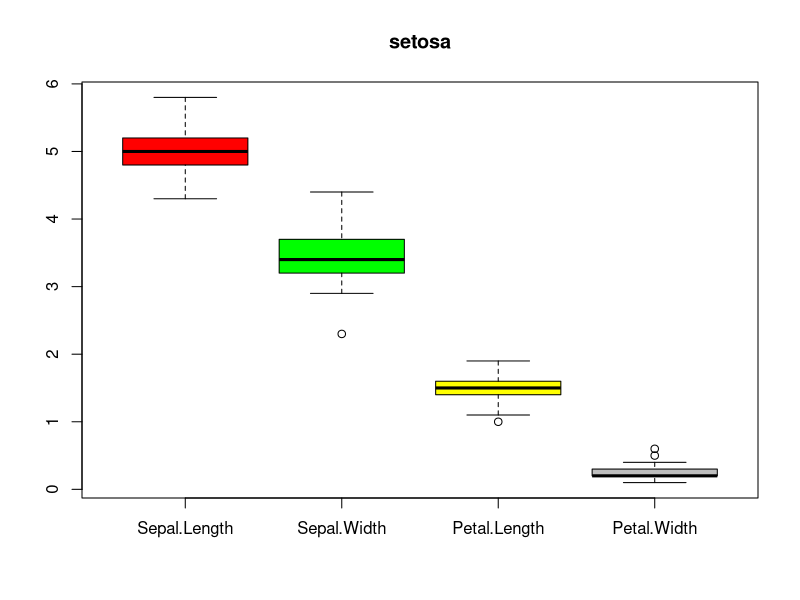
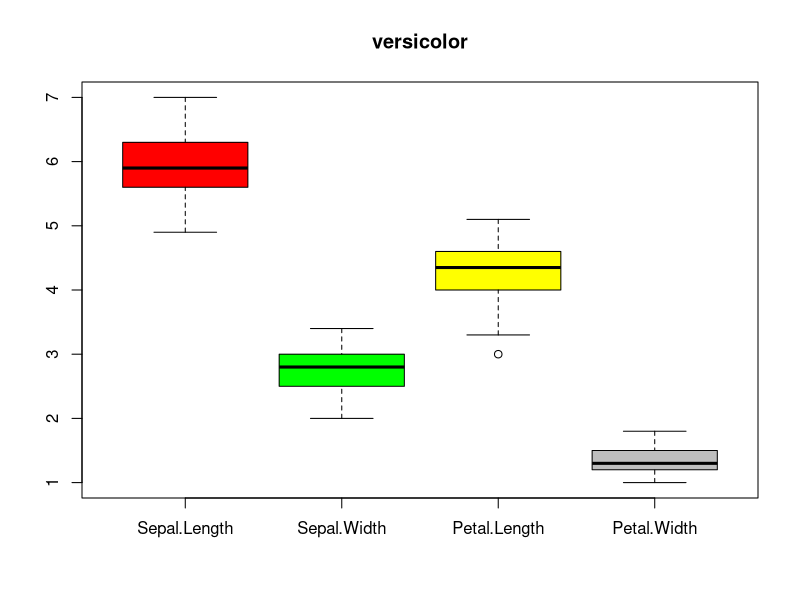
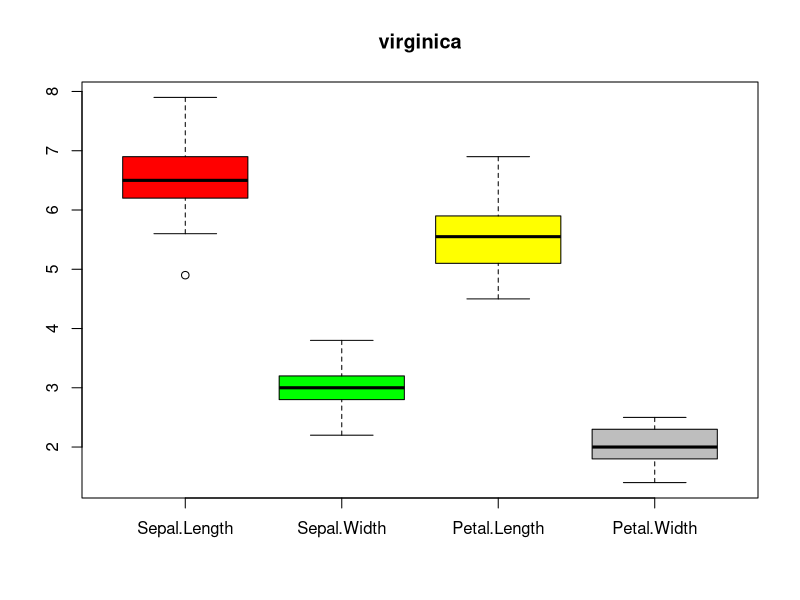
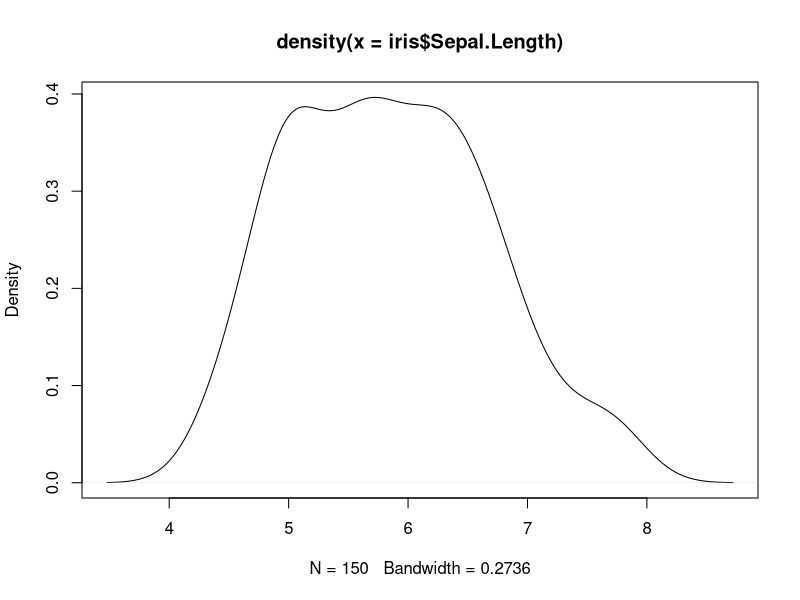
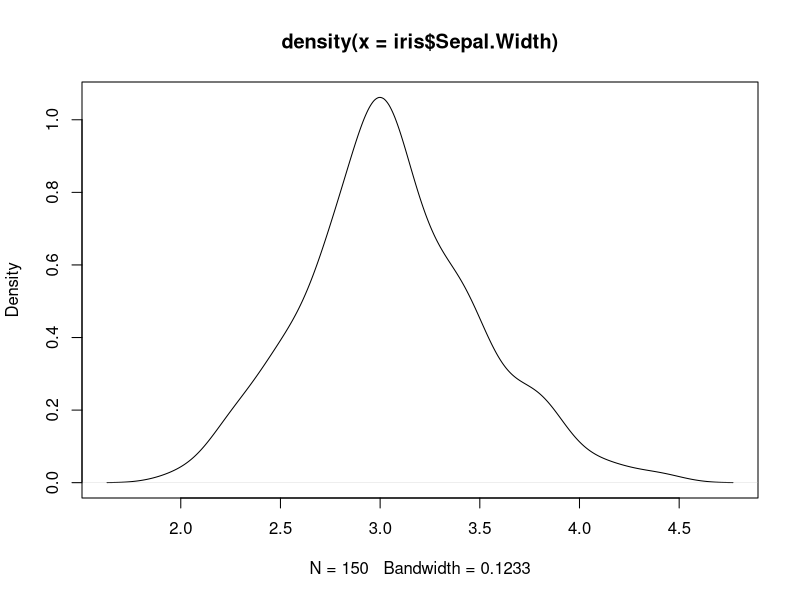
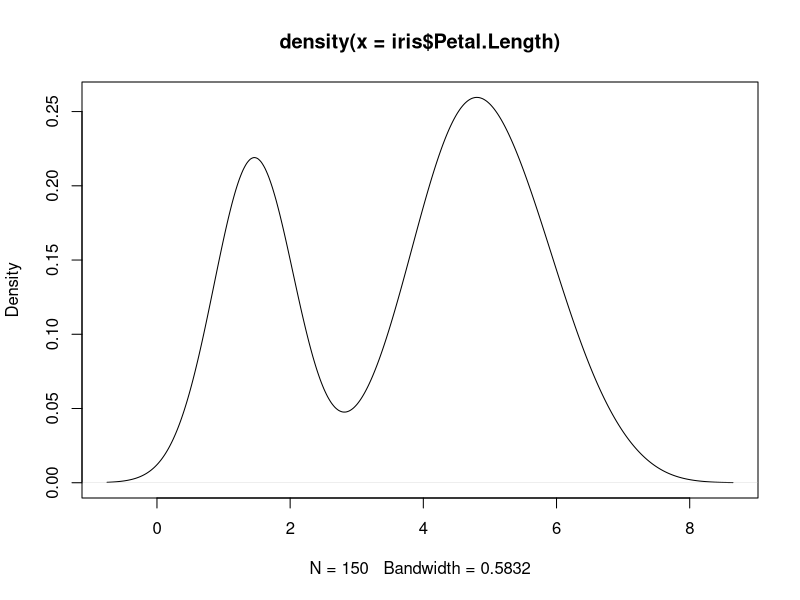
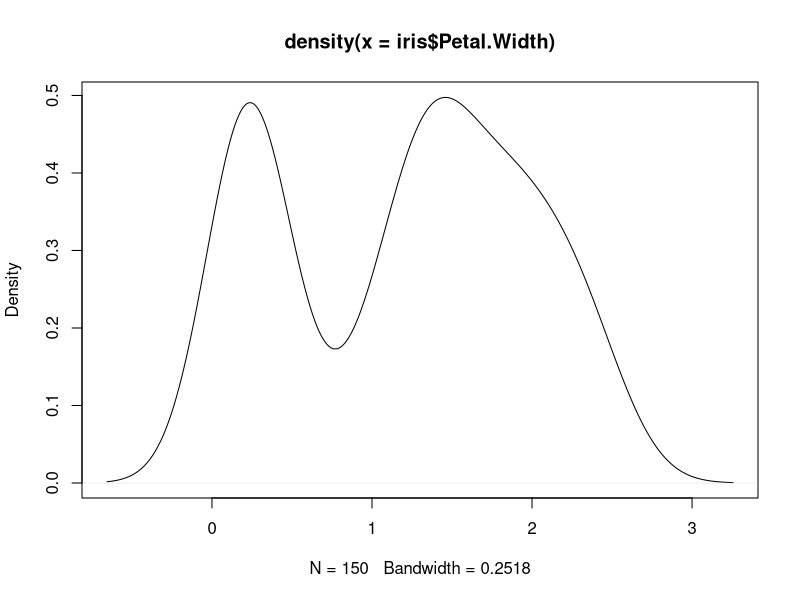
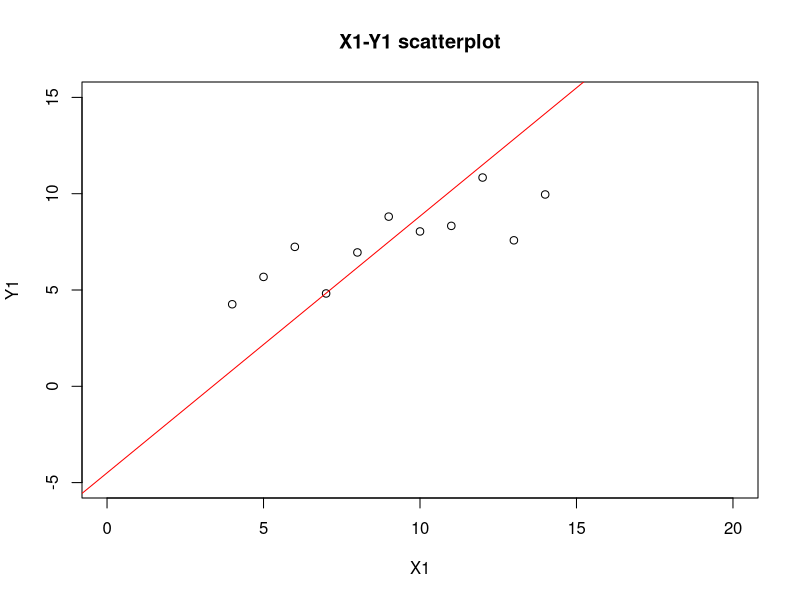

These figures' R source, in order:
#Ex1
# A : DONE
# B (Shinho): Need explanation - done
# C (Baldo): Which differences do you observe? What could be a possible explanation? - done
# D (Shinho): labeling

#Ex2 (Omar)
# A : labeling & comments
# B : In which cases does the linear regression line give a good fit to the data?
#  On the basis of the scatter plots, describe the relationship/dependence between and for each data set.


#======================================================
#Ex 1
#task A
iris
colnames(iris)[1:4]

setosa <- iris[iris$Species == 'setosa',]
versicolor <- iris[iris$Species == 'versicolor',]
virginica <- iris[iris$Species == 'virginica',]
boxplot(setosa[1:4], main="setosa", col=c("red","green","yellow","gray"), names=colnames(iris)[1:4])
boxplot(versicolor[1:4], main="versicolor", col=c("red","green","yellow","gray"), names=colnames(iris)[1:4])
boxplot(virginica[1:4], main="virginica", col=c("red","green","yellow","gray"), names=colnames(iris)[1:4])

#------------------------------------------------------
#task B
# EXPLANATION:
# Distribution Skewness: is a measure of the asymmetry of the probability distribution 
# of a real-valued random variable about its mean. 
# The skewness value can be positive or negative, or even undefined.
# Negative skew: 
#   Mean is greater than median.
#   The left tail is longer; the mass of the distribution is concentrated on the right of the figure.
# Positive skew: 
#   Mean is less than median.
#   The right tail is longer; the mass of the distribution is concentrated on the left of the figure.

# Sepal Length and Width has positive skew.
# from the below density plot, we can see that the right tail is slightly longer than left tail on 
# Sepal Length and Width.

# Petal Length and Width has negative skew.
# from the below density plot of the petal length and width, we can see two hump but the most dense part is 
# on the right side (slightly).

# we also can say, the absolute of the skewness is bigger, the data is more concentrated on one-side.

(mean(iris$Sepal.Length) - median(iris$Sepal.Length)) / sd(iris$Sepal.Length)
(mean(iris$Sepal.Width) - median(iris$Sepal.Width)) / sd(iris$Sepal.Width)
(mean(iris$Petal.Length) - median(iris$Petal.Length)) / sd(iris$Petal.Length)
(mean(iris$Petal.Width) - median(iris$Petal.Width)) / sd(iris$Petal.Width)

d <- density(iris$Sepal.Length) # returns the density data 
plot(d) # plots the results
d <- density(iris$Sepal.Width) # returns the density data 
plot(d) # plots the results
d <- density(iris$Petal.Length) # returns the density data 
plot(d) # plots the results
d <- density(iris$Petal.Width) # returns the density data 
plot(d) # plots the results



#------------------------------------------------------
# task C

# Pearson's Correlation
# 
# +1: Perfect direct linear relationship (correlation)
# -1: Perfect decreasing linear relationship (anti-correlation)
# 0: uncorrelated
# 
# One can observe that when considering the whole Iris data set, 
# there is a decreasing linear relationship between the variables 
# Petal.Width/Lenght and Sepal.Width, on the contrary there is 
# an increasing correlation between the variables Sepal.Length 
# and Petal.Width/Length.
# 
# In contrast when every group of species is analyzed
# individually one can observe that there is only an 
# increasing correlation. In the case of species type Setosa
# the correlation between Sepal.Length and Petal.Width/Length 
# reduces considerably.
# 
# One possible explanation for these discrepancies between
# correlations is the existence/addition of ???outliers??? affecting
# the measure when the data is correlated all together and individually.  

co <- cor(iris[1:4])
corsp <- cor(iris[1:4], method="spearman")

coSetosa <- cor(setosa[1:4])
corspSetosa <- cor(setosa[1:4], method="spearman")

coVersicolor <- cor(versicolor[1:4])
corspVersicolor <- cor(versicolor[1:4], method="spearman")

coVirginica <- cor(virginica[1:4])
corspVirginica <- cor(virginica[1:4], method="spearman")

co
corsp
coSetosa
corspSetosa
coVersicolor
corspVersicolor
coVirginica
corspVirginica

#plot(iris)
#plot(setosa)
#plot(versicolor)
#plot(virginica)

#------------------------------------------------------
#task D
pdf('my_test.pdf',width=8,height=8,paper='special') 

# displays Pearson's Correlation
library("lattice")
levelplot(co, colorkey = T, region = T, main="Iris data set", sub="Pearson's Correlation", 
          col.regions=heat.colors, xlab="", ylab="")
levelplot(coSetosa, colorkey = T, region = T, main="Setosa", sub="Pearson's Correlation", 
          col.regions=heat.colors, xlab="", ylab="")
levelplot(coVersicolor, colorkey = T, region = T, main="Versicolor", sub="Pearson's Correlation", 
          col.regions=heat.colors, xlab="", ylab="")
levelplot(coVirginica, colorkey = T, region = T, main="Virginica", sub="Pearson's Correlation", 
          col.regions=heat.colors, xlab="", ylab="")

# displays spearman's Correlation

levelplot(corsp, colorkey = T, region = T, main="Iris data set", sub="Spearman's Correlation", 
          col.regions=heat.colors, xlab="", ylab="")
levelplot(corspSetosa, colorkey = T, region = T, main="Setosa", sub="Spearman's Correlation", 
          col.regions=heat.colors, xlab="", ylab="")
levelplot(corspVersicolor, colorkey = T, region = T, main="Versicolor", sub="Spearman's Correlation", 
          col.regions=heat.colors, xlab="", ylab="")
levelplot(corspVirginica, colorkey = T, region = T, main="Virginica", sub="Spearman's Correlation", 
          col.regions=heat.colors, xlab="", ylab="")

dev.off()

#======================================================
#2.
#======================================================
# A-i
dat = read.csv("exercise2-2.csv")

# Here we calculate the mean and the variance for each colum in the dat dataset
meanByCol = apply(dat, 2, mean)
varByCol = apply(dat, 2, var)
sdByCol = apply(dat, 2, sd)

meanByCol
varByCol
# A-ii
# calculate correlation between X and Y.
c1 = cor(dat$x1, dat$y1)
c2 = cor(dat$x2, dat$y2)
c3 = cor(dat$x3, dat$y3)
c4 = cor(dat$x4, dat$y4)

# A-iii
# Here calculate the values for a and b, that will be used later to draw the regression line
b1 <- c1 * sdByCol[1] / sdByCol[2]
#b1 <- 0.5
a1 <- meanByCol[2] - (b1 * meanByCol[1])

b2 <- c2 * sqrt(varByCol[3]) / sqrt(varByCol[4])
#b2 = 0.5
a2 <- meanByCol[4] - (b1 * meanByCol[3])

b3 <- c3 * sqrt(varByCol[5]) / sqrt(varByCol[6])
#b3 <- 0.5
a3 <- meanByCol[6] - (b1 * meanByCol[5])

b4 <- c4 * sqrt(varByCol[7]) / sqrt(varByCol[8])
#b4 <- 0.5
a4 <- meanByCol[8] - (b1 * meanByCol[7])


#==================================================
#B

# With color red we draw a line using the equation line.
# With color blue we draw a line using the `lm` function provide by R.

# We can see that the case 3 is the data which better fits the regression line. Almost perfect. But it does exist an outlier value. 

# If we compare the scatterplots and the correlation value that we calculated before we can check that...
# 1. we have a very well distributed data, and a normal distribution.
# 2. we can see a relationship between X and Y, this one is a functional relationship.
# 3. we have a linear relationship between X and Y.
# 4. we can see that is not a linear relationship, the outlier modifies markedly the regression line.

plot(dat$x1, dat$y1, xlim=c(0, 20), ylim=c(-5,15), xlab="X1", ylab="Y1", main="X1-Y1 scatterplot")
abline(a=a1, b=b1, col="red")
#abline(lm(dat$y1~dat$x1), col="blue")

plot(dat$x2, dat$y2, xlim=c(0, 20), ylim=c(-5,15), xlab="X2", ylab="Y2", main="X2-Y2 scatterplot")
abline(a=a2, b=b2, col="red")
#abline(lm(dat$y2~dat$x2), col="blue")

plot(dat$x3, dat$y3, xlim=c(0, 20), ylim=c(-5,15), xlab="X3", ylab="Y3", main="X3-Y3 scatterplot")
abline(a=a3, b=b3, col="red")
#abline(lm(dat$y3~dat$x3), col="blue")

plot(dat$x4, dat$y4, xlim=c(0, 20), ylim=c(-5,15), xlab="X4", ylab="Y4", main="X4-Y4 scatterplot")
abline(a=a4, b=b4, col="red")
#abline(lm(dat$y4~dat$x4), col="blue")
